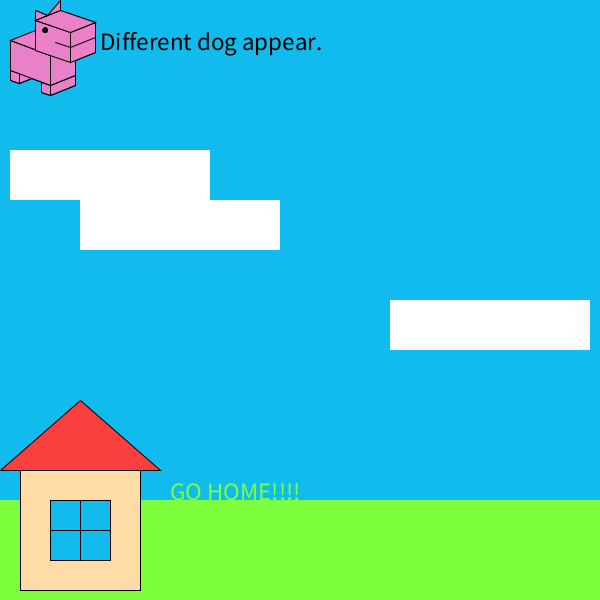
Frame 1 (no input)
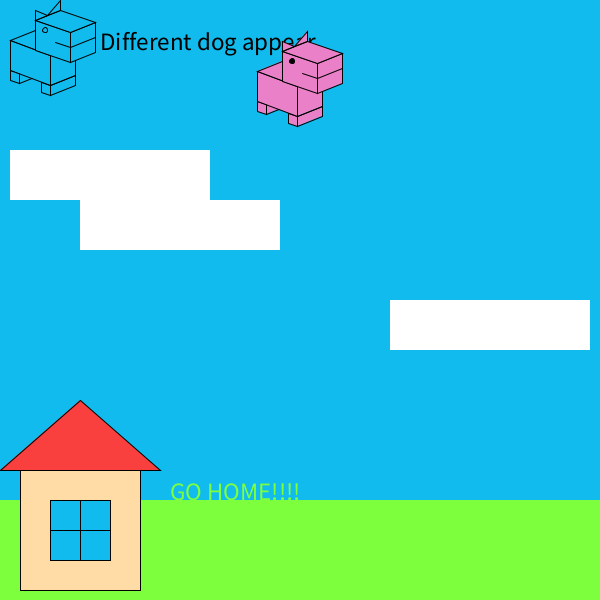
Frame 60 (the mouse pressed at the canvas centre just before this capture)
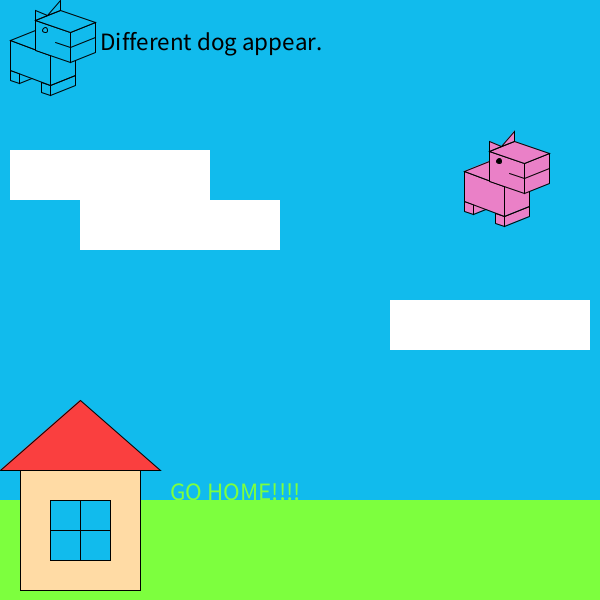
Frame 120 (the mouse held since frame 60 and released just before this capture)

The Processing sketch that drew these frames (run headless with seeded random() and noise(); from frame 60 on, the mouse is pressed at the canvas centre):

// Processing sketch: processing_114009
// ── processing_114009.pde

void chara(int a, int b) {
  pushMatrix() ;
  translate(a,b);
//asimaemigi
fill(#EA80C7);
quad(50,85,75,75,75,85,50,95);
//asimaehidari
quad(41,82,50,85,50,95,41,92);
//asiusiromigi
quad(19,73,44,63,44,73,19,83);
//asiusirohidari
quad(10,70,19,73,19,83,10,80);
//sitahidari
quad(10,40,50,55,50,85,10,70);
//sitamigi
quad(50,55,75,45,75,75,50,85);
//sitaue
quad(10,40,35,30,75,45,50,55);
//uehidari
quad(35,20,70,32.5,70,62.5,35,50);
//uemigi
quad(70,32.5,95,22.5,95,52.5,70,62.5);
//ueue
quad(35,20,60,10,95,22.5,70,32.5);
//migimimi
triangle(60,0,60,10,47.5,15);
//hidarimimi
triangle(35,10,35,20,47.5,15);
//kutimae
line(70,47.5,95,37.5);
//kutiyoko
line(55,42.5,70,47.5);
//me
fill(000000);
ellipse(45,30,5,5);

popMatrix() ;
}
void chara2(int a, int b) {
  pushMatrix();

  fill(#ffffff);
  noStroke();
  quad(10, 150, 10, 200, 210, 200, 210, 150); 
  quad(80, 200, 80, 250, 280, 250, 280, 200);
  quad(390, 300, 390, 350, 590, 350, 590, 300);
  popMatrix();
}
void chara3(int a, int b) {
  pushMatrix();
  stroke(0,0,0);
  fill(#FFDBA5);
  quad(20,470,20,590,140,590,140,470);
  fill(#FA3F3F);
  triangle(0,470,160,470,80,400);
  fill(#11BBED);
  quad(50,500,50,560,110,560,110,500);
  line(80,500,80,560);
  line(50,530,110,530);
  popMatrix();
}
void chara4(int a, int b) {
  pushMatrix();
  //asimaemigi
fill(#11BBED);
quad(50,85,75,75,75,85,50,95);
//asimaehidari
quad(41,82,50,85,50,95,41,92);
//asiusiromigi
quad(19,73,44,63,44,73,19,83);
//asiusirohidari
quad(10,70,19,73,19,83,10,80);
//sitahidari
quad(10,40,50,55,50,85,10,70);
//sitamigi
quad(50,55,75,45,75,75,50,85);
//sitaue
quad(10,40,35,30,75,45,50,55);
//uehidari
quad(35,20,70,32.5,70,62.5,35,50);
//uemigi
quad(70,32.5,95,22.5,95,52.5,70,62.5);
//ueue
quad(35,20,60,10,95,22.5,70,32.5);
//migimimi
triangle(60,0,60,10,47.5,15);
//hidarimimi
triangle(35,10,35,20,47.5,15);
//kutimae
line(70,47.5,95,37.5);
//kutiyoko
line(55,42.5,70,47.5);
//me
ellipse(45,30,5,5);

  popMatrix();
}

float x, y;
float vx, vy;
float ay;
float speed;
void setup() {
  size(600, 600);
  x=0;
  y=0;
  vx=5;
  vy=8;
  ay=0.7;
  speed=4.3;
}
void draw() {
  background(#11BBED);
  noStroke();
  fill(#7DFF3E);
  quad(0, 500, 0, 600, 600, 600, 600, 500);
  stroke(0, 0, 0);
  textSize(25);
  text("GO HOME!!!!",170,500);
  fill(000000);
  text("Different dog appear.",100,50);
  chara4(0,0);
  chara(int(x), int(y));
  chara2(100, 100);
  chara3(100, 100);

  x=x+vx;
  y=y+vy;

//ugoku
if(keyPressed) { 
    if (key == 'x' || key == 'X'){ 
      x=x+speed;
    }
  }
  if(keyPressed) { 
    if (key == 'z' || key == 'Z'){ 
      x=x-speed;
    }
  }
  //homehanntei
  
  if ((y>450)&&(x<120)) {
    x=0;
    y=0;
  }

  //kumohanntei
  if((x>-20)&&(x<190)&&(y>55)&&(y<150)){
    vy=-vy;
    y=55;
    vy=vy*0.9;
    vx=vx*0.9;
  }
  if((x>60)&&(x<260)&&(y>105)&&(y<155)){
    vy=-vy;
    y=105;
    vy=vy*0.9;
    vx=vx*0.9;
  }
  if((x>310)&&(x<570)&&(y>205)&&(y<305)){
    vy=-vy;
    y=205;
    vy=vy*0.9;
    vx=vx*0.9;
  }
    

  //baunndo
  if (x>510) {
    vx=-vx;
    x=510;
  }
  if (x<-10) {
    vx=-vx;
    x=-10;
  }
  if (y>505) {
    vy=-vy;
    y=505;
    vy=vy*0.9;
    vx=vx*0.9;
  }
  if (y<0)vy=-vy;
  vy=vy+ay;
  if (mousePressed) {
    if ((mouseX>x-10)&&(mouseX<x+100)&&(mouseY>y-80)&&(mouseY<y+80)) {
      x=mouseX-50;
      y=mouseY-50;
      vx=0;
      vy=0;
    }
  }
}
void mouseReleased() {
  vx=mouseX-pmouseX;
  vy=mouseY-pmouseY;
}
